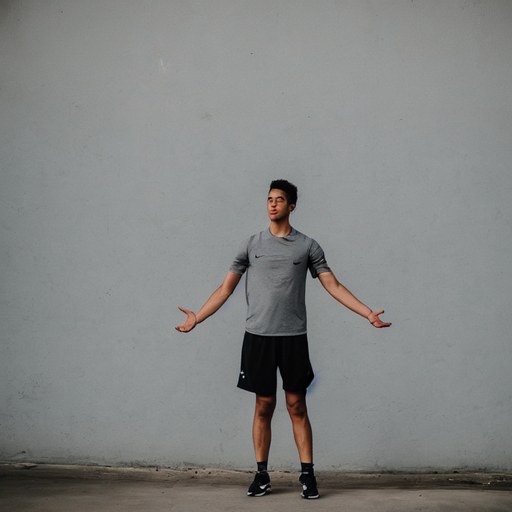
#> input picture tests/fixtures/pose_ref_person.png, 512 x 512 px
$ python -i refprep.py   (imports and definitions only)
#> lines starting #> are read from the running program, lines starting #| are printed output that depends on the picture
#> further down, picture is the input picture: PIL image 512x512 RGB; mean R, G, B 130.8, 132.4, 130.8
"""参考图预处理：给 IP-Adapter / ControlNet 用的「干净」参考图。

业界共识（本项目实测印证）：
  - 参考图要**主体居中、背景干净**。IP-Adapter 用 CLIP Vision 编码参考图，
    背景会一起被编码进去——黑底会被当成角色的暗部，身份特征被污染。
  - **像素画缩放必须用最近邻**。LANCZOS/BILINEAR 会把像素块糊成渐变，
    编码出来的特征就丢了「这是像素画」这个信息。
  - 参考图与生成图**尺寸比例要接近**，否则主体在编码特征里的占比不对。

为什么这个模块值得单独抽出来：wpc / wss 两条链路都要「把一张可能是透明底、
可能是低分辨率像素画的角色图，整理成模型能正确理解的参考图」。两处各写一遍
必然走样——历史上 wpc 就因为直接 `convert("RGB")` 让透明区变黑（实测 66.5% 的
参考图是纯黑背景），在这里统一收口。
"""
from __future__ import annotations

from typing import Tuple

import numpy as np
from PIL import Image

# 参考图底色：白。模型最常见的假设是「白底 = 什么都没有」，
# 黑色在像素画语境里是描边色，用黑底会被误读成角色的暗部。
REF_BG = (255, 255, 255)


def flatten_rgb(img: Image.Image, bg: Tuple[int, int, int] = REF_BG) -> Image.Image:
    """RGBA → RGB，透明区填成指定底色（默认白）。

    为什么不能直接 convert("RGB")：那样透明区会变成**黑色**（PIL 的默认），
    像素素材转过去等于给模型一张黑底图——模型会把背景也当成内容重画。
    填白才符合「透明 = 什么都没有」的语义，而且白底是模型最常见的假设。
    """
    if img.mode != "RGBA":
        return img.convert("RGB")
    base = Image.new("RGBA", img.size, (bg[0], bg[1], bg[2], 255))
    base.alpha_composite(img)
    return base.convert("RGB")


def is_pixel_art(img: Image.Image) -> bool:
    """启发式判断是不是像素画（决定缩放用最近邻还是 LANCZOS）。

    **先说清楚这件事的本质**：从一张 64×64 的小图区分「像素画」和
    「低分辨率平涂插画」是**信息不足**的——两者都可能是 3~4 个颜色、
    几个亮度档、硬边。实测下面这些判据全都不可靠：

      - 「边缘跳变率」：像素画的圆形边缘是斜向的，水平跳变率低 → 漏判
      - 「最近邻放大后是否变化」：最近邻对任何图都不产生新颜色 → 恒为真
      - 「色数少 + 大色块」：卡通渲染也满足 → 误判
      - 「2×2 块单色率」：渐变图是阶梯状的、卡通边缘很细 → 误判
      - 「跳变周期性」：水平渐变图也是周期性的 → 误判
      - 「亮度直方图中间层占比」：绿色的史莱姆正好落在中间层 → 误判
      - 「亮度直方图稀疏性」：平涂卡通的亮度档也少 → 误判

    所以这里**不追求判准**，只保证「判错的后果足够小」：
    判错只是缩放的插值方式不同（最近邻 vs LANCZOS），
    不会毁掉结果。真正要紧的是 `prepare_reference` 里的
    「透明区填白」和「主体居中」——那两个是确定的改进。

    判据：**亮度直方图的稀疏性 + 硬边倾向**。
    像素画的亮度是「离散尖峰」（骑士 4 档、史莱姆 3 档），
    抗锯齿渲染是「连续谱」（横跨 30+ 档）。
    """
    rgb = flatten_rgb(img)
    w, h = rgb.size
    if w < 8 or h < 8:
        return False
    a = np.asarray(rgb, dtype=np.int16)

    counts = rgb.getcolors(maxcolors=1 << 20) or []
    if not counts or len(counts) > 256:
        return False

    # 用 float 算亮度：int16 的 299/587/114 加权会溢出成负数
    luma = ((a[..., 0] * 299.0 + a[..., 1] * 587.0 + a[..., 2] * 114.0) / 1000.0)
    luma = np.clip(luma, 0, 255).astype(np.int32)
    hist = np.bincount(luma.ravel(), minlength=256).astype(np.float32)
    total = float(hist.sum())
    if total <= 0:
        return False
    hist /= total
    # 64 个亮度桶（每桶 4 个亮度值），统计有效档数
    effective = int((hist.reshape(64, 4).sum(axis=1) >= 0.001).sum())
    # 像素画的亮度档很少；抗锯齿渲染横跨很多档
    return effective <= 12


def prepare_reference(img: Image.Image, size: int = 512,
                      pad_ratio: float = 0.12,
                      bg: Tuple[int, int, int] = REF_BG) -> Image.Image:
    """把任意角色图整理成模型能正确理解的参考图。

    步骤：
      1. 透明区填底色（不是黑）
      2. 裁到主体包围盒（去掉大片留白，让主体在特征里占比合理）
      3. **等比缩放**到目标尺寸 —— 像素画用最近邻，其余用 LANCZOS
      4. 贴到 `size` 画布中央，四周留白

    第 4 步的留白很关键：IP-Adapter 的 CLIP Vision 是在 224² 上做 14×14
    patch 切分的，主体如果顶满整张图，patch 里就只有角色没有环境，
    编码出来的特征会偏向「局部纹理」而不是「整体身份」。
    """
#> called with size = 512, pad_ratio = 0.12, bg = (255, 255, 255)
    src = flatten_rgb(img, bg)
    # 裁到主体：非背景色的包围盒
    arr = np.asarray(src, dtype=np.int16)
    diff = np.abs(arr - np.array(bg, dtype=np.int16)).max(axis=2)
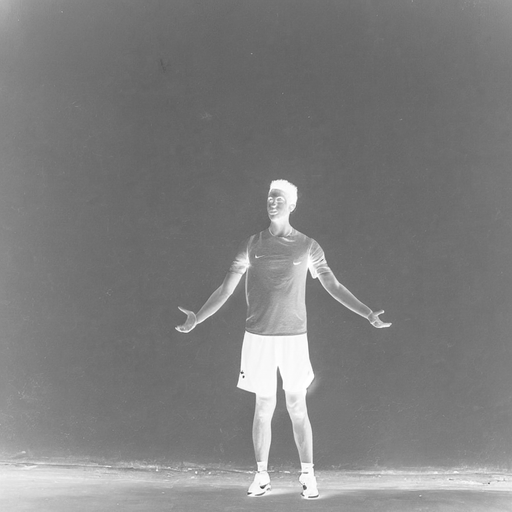
#> diff: shape (512, 512) int16; min 53, max 255, mean 127
    mask = diff > 16
#> mask: shape (512, 512) bool; every value is 1
    if mask.any():
        ys, xs = np.nonzero(mask)
        l, t, r, b = int(xs.min()), int(ys.min()), int(xs.max()) + 1, int(ys.max()) + 1
#> l = 0; t = 0; r = 512; b = 512
        src = src.crop((l, t, r, b))

    # 等比缩放：像素画优先最近邻（保留像素块），否则 LANCZOS
    resample = Image.NEAREST if is_pixel_art(img) else Image.LANCZOS
#> in is_pixel_art, `counts = rgb.getcolors(maxcolors=1 << 20) or []`: counts = 20145 items
#> resample = 1
    # 主体最多占画布的 (1 - 2*pad_ratio)，留一点边
    usable = size * (1.0 - 2.0 * max(0.0, min(0.4, pad_ratio)))
    scale = usable / max(src.width, src.height)
#> scale = 0.76
    w = max(1, int(round(src.width * scale)))
#> w = 389
    h = max(1, int(round(src.height * scale)))
#> h = 389
    src = src.resize((w, h), resample)

    # 贴到中央画布
    canvas = Image.new("RGB", (size, size), bg)
#> canvas: PIL image 512x512 RGB; every value is 255
    ox = (size - w) // 2
#> ox = 61
    oy = (size - h) // 2
#> oy = 61
    canvas.paste(src, (ox, oy))
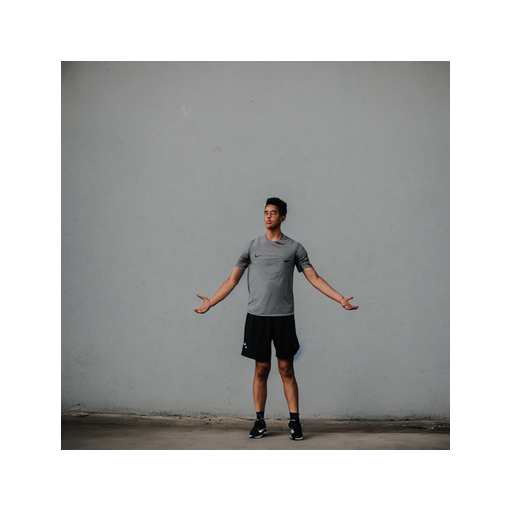
#> canvas: PIL image 512x512 RGB; mean R, G, B 183.3, 184.2, 183.3
    return canvas

>>> from PIL import Image
>>> picture = Image.open('../tests/fixtures/pose_ref_person.png')
>>> result = prepare_reference(picture)
